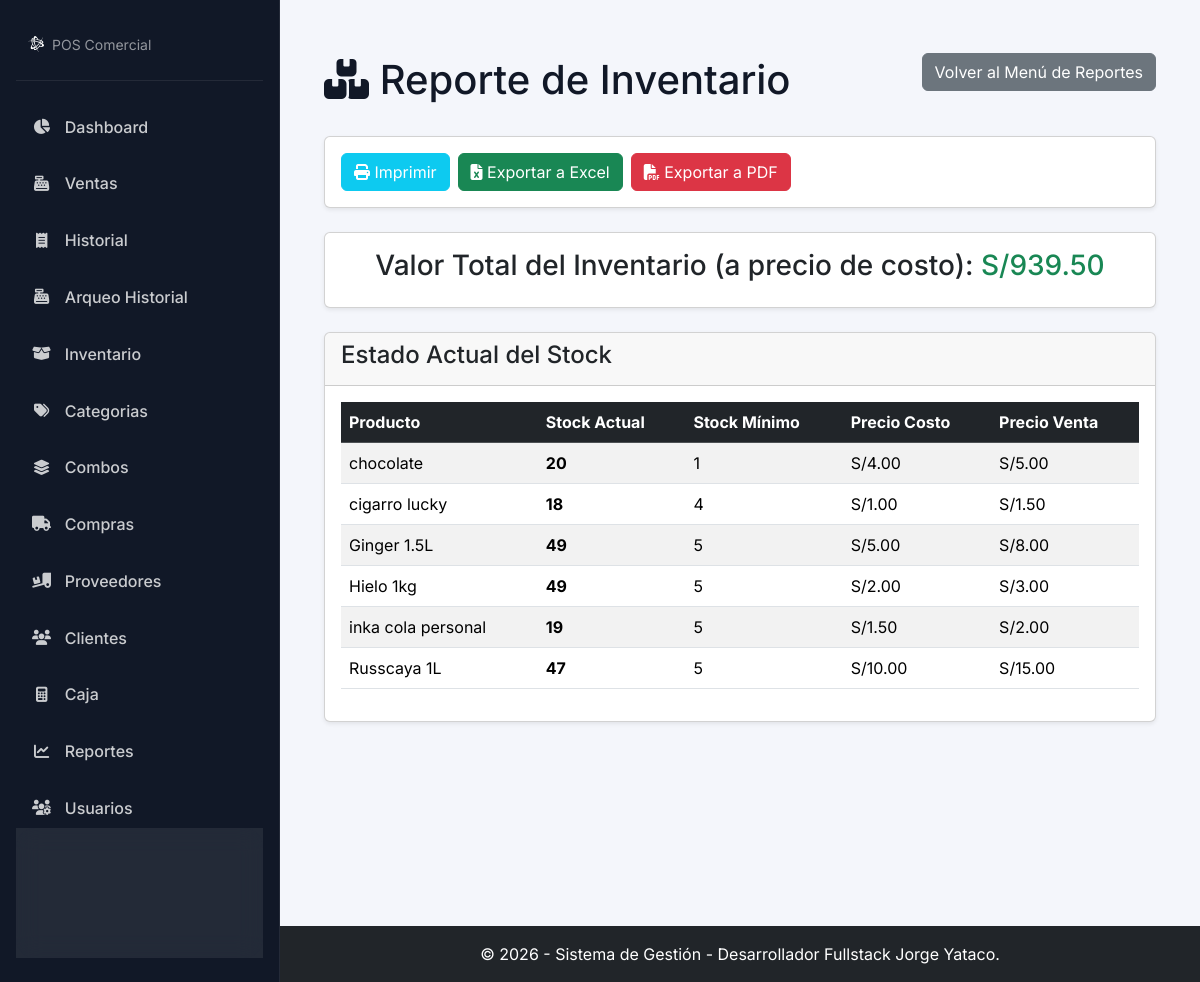
Page /modules/reportes/inventario.php (signed in) on the committed database.
### tables this page shows
CREATE TABLE `productos` (
  `id_producto` int(11) NOT NULL,
  `codigo_barra` varchar(100) DEFAULT NULL,
  `nombre` varchar(255) NOT NULL,
  `descripcion` text DEFAULT NULL,
  `imagen` varchar(255) DEFAULT 'default_producto.png',
  `id_categoria` int(11) DEFAULT NULL,
  `id_proveedor_preferido` int(11) DEFAULT NULL,
  `precio_compra` decimal(10,2) NOT NULL DEFAULT 0.00,
  `precio_venta` decimal(10,2) NOT NULL,
  `precio_venta_local` decimal(10,2) DEFAULT 0.00,
  `stock` int(11) NOT NULL DEFAULT 0,
  `stock_minimo` int(11) NOT NULL DEFAULT 5,
  `activo` tinyint(1) NOT NULL DEFAULT 1 COMMENT '1 = Activo, 0 = Inactivo',
  `fecha_creacion` timestamp NOT NULL DEFAULT current_timestamp(),
  `fecha_actualizacion` timestamp NOT NULL DEFAULT current_timestamp() ON UPDATE current_timestamp()
);

### config/database.php (called while the page is built, shortened)
<?php
function getMoneda() {
    if (isset($_SESSION['moneda_usuario']) && !empty($_SESSION['moneda_usuario'])) {
        return $_SESSION['moneda_usuario'];
    }
    return getConfig('moneda');
}

### modules/reportes/inventario.php (the view, shortened to what this page needs)
<?php
require_once __DIR__ . '/../../config/database.php';
require_once __DIR__ . '/../../includes/header.php';
$sql_productos = "SELECT nombre, stock, stock_minimo, precio_compra, precio_venta FROM productos ORDER BY nombre ASC";
$productos = $conexion->query($sql_productos);
$sql_valor = "SELECT SUM(stock * precio_compra) as valor_total FROM productos";
$resultado_valor = $conexion->query($sql_valor);
$valor_total = ($resultado_valor) ? $resultado_valor->fetch_assoc()['valor_total'] : 0;
?>
<div class="container-fluid">
    <div class="d-flex justify-content-between align-items-center">
        <h1 class="mt-4"><i class="fas fa-boxes"></i> Reporte de Inventario</h1>
        <a href="index.php" class="btn btn-secondary">Volver al Menú de Reportes</a>
    </div>
    <div class="card shadow-sm my-4">
        <div class="card-body d-flex justify-content-start">
            <button onclick="window.print();" class="btn btn-info text-white me-2"><i class="fas fa-print"></i> Imprimir</button>
            <a href="exportar_inventario_excel.php" class="btn btn-success me-2"><i class="fas fa-file-excel"></i> Exportar a Excel</a>
            <a href="exportar_inventario_pdf.php" class="btn btn-danger"><i class="fas fa-file-pdf"></i> Exportar a PDF</a>
        </div>
    </div>
    <div class="card shadow-sm mb-4">
        <div class="card-body text-center">
            <h3>Valor Total del Inventario (a precio de costo):
                <span class="text-success"><?php echo getMoneda(); ?><?php echo number_format($valor_total ?? 0, 2); ?></span>
            </h3>
        </div>
    </div>
    <div class="card shadow-sm">
        <div class="card-header">
            <h4>Estado Actual del Stock</h4>
        </div>
        <div class="card-body">
            <div class="table-responsive">
                <table class="table table-striped table-hover">
                    <thead class="table-dark">
                        <tr>
                            <th>Producto</th>
                            <th>Stock Actual</th>
                            <th>Stock Mínimo</th>
                            <th>Precio Costo</th>
                            <th>Precio Venta</th>
                        </tr>
                    </thead>
                    <tbody>
                        <?php if ($productos && $productos->num_rows > 0): ?>
                            <?php while($p = $productos->fetch_assoc()): ?>
                                <?php $is_low_stock = $p['stock'] <= $p['stock_minimo']; ?>
                                <tr class="<?php echo $is_low_stock ? 'table-danger' : ''; ?>">
                                    <td><?php echo htmlspecialchars($p['nombre']); ?></td>
                                    <td><strong><?php echo $p['stock']; ?></strong></td>
                                    <td><?php echo $p['stock_minimo']; ?></td>
                                    <td><?php echo getMoneda(); ?><?php echo number_format($p['precio_compra'], 2); ?></td>
                                    <td><?php echo getMoneda(); ?><?php echo number_format($p['precio_venta'], 2); ?></td>
                                </tr>
                            <?php endwhile; ?>
                        <?php else: ?>
                            <tr><td colspan="5" class="text-center">No hay productos registrados.</td></tr>
                        <?php endif; ?>
                    </tbody>
                </table>
            </div>
        </div>
    </div>
</div>
<?php require_once __DIR__ . '/../../includes/footer.php'; ?>

### assets/css/style.css (style rules this page uses)
body { display: flex; flex-direction: column; min-height: 100vh; }

### includes/header.php (style rules this page uses)
:root { --app-sidebar-width: 280px; --app-sidebar-bg: #111827; --app-sidebar-border: rgba(255, 255, 255, 0.08); --app-sidebar-text: rgba(255, 255, 255, 0.78); --app-sidebar-text-strong: #ffffff; --app-sidebar-hover: rgba(255, 255, 255, 0.08); --app-sidebar-active: linear-gradient(135deg, #2563eb 0%, #1d4ed8 100%); --app-body-bg: #f4f6fb; --app-card-bg: rgba(255, 255, 255, 0.08); }
html, body { min-height: 100%; }
body { font-family: 'Inter', sans-serif; background-color: var(--app-body-bg); color: #111827; }

### rows in the picture
productos: nombre "chocolate", stock "20", stock_minimo "1", precio_compra "4.00", precio_venta "5.00"
productos: nombre "cigarro lucky", stock "18", stock_minimo "4", precio_compra "1.00", precio_venta "1.50"
productos: nombre "Ginger 1.5L", stock "49", stock_minimo "5", precio_compra "5.00", precio_venta "8.00"
productos: nombre "Hielo 1kg", stock "49", stock_minimo "5", precio_compra "2.00", precio_venta "3.00"
productos: nombre "inka cola personal", stock "19", stock_minimo "5", precio_compra "1.50", precio_venta "2.00"
productos: nombre "Russcaya 1L", stock "47", stock_minimo "5", precio_compra "10.00", precio_venta "15.00"

### other values in the picture
$item['label'] "Dashboard"
$item['label'] "Ventas"
$item['label'] "Historial"
$item['label'] "Arqueo Historial"
$item['label'] "Inventario"
$item['label'] "Categorias"
$item['label'] "Combos"
$item['label'] "Compras"
$item['label'] "Proveedores"
$item['label'] "Clientes"
$item['label'] "Caja"
$item['label'] "Reportes"
$item['label'] "Usuarios"
getMoneda() "S/"
$valor_total "939.50"
